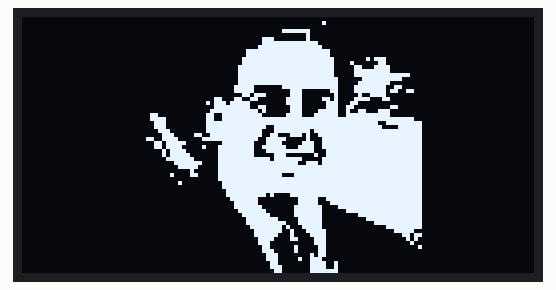
Recording of a sketch running on a simulated ESP32. Shown: 128×64 one-colour display. The display library's start-up logo is not drawn.

Above: at 2.1 s.

The sketch:

L10_01_BitMap.ino
```cpp
/*
 * Project: L10_01_BitMap
 * Description: Make a custom bitmap
 * Author: Brian Rashap
 * Date: 02-MAR-2022
 */
#include <Wire.h>
#include <Adafruit_GFX.h>
#include <Adafruit_SSD1306.h>

const int SCREENWIDTH=128;
const int SCREENHEIGHT=64;
const int OLEDRESET=4;
const int SCREEN_ADDRESS=0x3C;
Adafruit_SSD1306 display(SCREENWIDTH, SCREENHEIGHT, &Wire, OLEDRESET);

/*
 * Generate Bitmap
 * Resize image using: https://www.reduceimages.com/
 * Convert of Arduino bitmap using: https://diyusthad.com/image2cpp
 */

const int imageWidth=72;
const int imageHeight=72;

const unsigned char drbri [] PROGMEM=
{
0x00, 0x00, 0x00, 0x00, 0x00, 0x00, 0x00, 0x00, 0x00, 0x00, 0x00, 0x00, 0x00, 0x00, 0x00, 0x00,
  0x00, 0x00, 0x00, 0x00, 0x00, 0x00, 0x00, 0x00, 0x00, 0x00, 0x00, 0x00, 0x00, 0x00, 0x00, 0x00,
  0x00, 0x80, 0x00, 0x00, 0x00, 0x00, 0x00, 0x00, 0x00, 0x00, 0x00, 0x00, 0x00, 0x00, 0x00, 0x00,
  0x00, 0x00, 0x01, 0x00, 0x00, 0x00, 0x00, 0x00, 0x00, 0x00, 0x00, 0x00, 0x00, 0x00, 0x00, 0x00,
  0x00, 0x00, 0x00, 0x07, 0xf0, 0x00, 0x00, 0x00, 0x00, 0x00, 0x00, 0x00, 0x00, 0x10, 0x00, 0x00,
  0x00, 0x00, 0x00, 0x00, 0x00, 0xe0, 0x10, 0x00, 0x00, 0x00, 0x00, 0x00, 0x00, 0x00, 0xff, 0xfc,
  0x00, 0x00, 0x00, 0x00, 0x00, 0x00, 0x01, 0xff, 0xfe, 0x00, 0x00, 0x00, 0x00, 0x00, 0x00, 0x0f,
  0xff, 0xff, 0x80, 0x00, 0x00, 0x00, 0x00, 0x00, 0x0f, 0xff, 0xff, 0x80, 0x00, 0x00, 0x00, 0x00,
  0x00, 0x1f, 0xff, 0xff, 0xc0, 0x2e, 0x00, 0x00, 0x00, 0x00, 0x1f, 0xff, 0xff, 0xc2, 0x06, 0x00,
  0x00, 0x00, 0x00, 0x3f, 0xff, 0xff, 0xc1, 0x8f, 0x00, 0x00, 0x00, 0x00, 0x3f, 0xff, 0xff, 0xc1,
  0xff, 0x00, 0x00, 0x00, 0x00, 0x3f, 0xff, 0xff, 0xc1, 0xff, 0xf8, 0x00, 0x00, 0x00, 0x3f, 0xff,
  0xff, 0xe0, 0x7f, 0xe0, 0x00, 0x00, 0x00, 0x3f, 0xff, 0xff, 0xe0, 0xff, 0x00, 0x00, 0x00, 0x00,
  0x7c, 0x07, 0xff, 0xe1, 0xfe, 0x60, 0x00, 0x00, 0x00, 0x7c, 0x01, 0xc0, 0x61, 0xfe, 0xcc, 0x00,
  0x00, 0x00, 0x1b, 0x81, 0xc0, 0x20, 0x9e, 0x00, 0x00, 0x00, 0x0c, 0x66, 0x03, 0xc1, 0xa1, 0xe3,
  0x00, 0x00, 0x00, 0x2e, 0xf8, 0x03, 0xc0, 0xe3, 0x00, 0x00, 0x00, 0x00, 0x0f, 0xf9, 0x81, 0xc0,
  0xe6, 0x00, 0xc0, 0x00, 0x00, 0x1f, 0xfe, 0x81, 0xc3, 0xe4, 0xc7, 0x00, 0x0c, 0x00, 0x33, 0xff,
  0x03, 0xc7, 0xe7, 0xff, 0x00, 0x0f, 0x00, 0x33, 0xff, 0xff, 0xff, 0xff, 0xff, 0xfc, 0x07, 0x00,
  0x3f, 0xff, 0xff, 0xff, 0xff, 0xf9, 0xff, 0x07, 0x00, 0x3f, 0xff, 0x9f, 0xff, 0xff, 0xfc, 0x3f,
  0x03, 0x80, 0x3f, 0xff, 0x1f, 0xf7, 0xff, 0xff, 0xff, 0x01, 0xc1, 0x9f, 0xff, 0x31, 0xd3, 0xff,
  0xff, 0xff, 0x19, 0xe0, 0x7f, 0xfe, 0x7c, 0x11, 0xff, 0xff, 0xff, 0x06, 0xf8, 0x03, 0xfc, 0x78,
  0x39, 0xff, 0xff, 0xff, 0x06, 0xf0, 0x47, 0xfc, 0xfc, 0x79, 0xff, 0xff, 0xff, 0x01, 0x78, 0x07,
  0xfc, 0x7f, 0xf8, 0xff, 0xff, 0xff, 0x01, 0x7c, 0x07, 0xfc, 0x1c, 0x04, 0xff, 0xff, 0xff, 0x00,
  0xfe, 0x07, 0xff, 0xdf, 0xc1, 0xff, 0xff, 0xff, 0x00, 0x3f, 0x87, 0xff, 0xff, 0x9d, 0xff, 0xff,
  0xff, 0x00, 0x1f, 0x07, 0xff, 0xff, 0xff, 0xff, 0xff, 0xff, 0x00, 0x02, 0x07, 0xff, 0xff, 0xff,
  0xff, 0xff, 0xff, 0x00, 0x43, 0x07, 0xff, 0xf8, 0xff, 0xff, 0xff, 0xff, 0x00, 0x00, 0x07, 0xff,
  0xff, 0xff, 0xff, 0xff, 0xff, 0x00, 0x10, 0x03, 0xff, 0xff, 0xff, 0xff, 0xff, 0xff, 0x00, 0x00,
  0x03, 0xff, 0xff, 0xff, 0xff, 0xff, 0xff, 0x00, 0x00, 0x01, 0xff, 0xff, 0xff, 0xff, 0xff, 0xff,
  0x00, 0x00, 0x01, 0xff, 0xa1, 0xff, 0xff, 0xff, 0xff, 0x00, 0x00, 0x00, 0xfe, 0x00, 0x7c, 0xff,
  0xff, 0xff, 0x00, 0x00, 0x00, 0x7e, 0x00, 0x7c, 0x7f, 0xff, 0xff, 0x00, 0x00, 0x00, 0x7f, 0x00,
  0xfe, 0x1f, 0xff, 0xff, 0x00, 0x00, 0x00, 0x3f, 0x80, 0xfe, 0x07, 0xff, 0xff, 0x00, 0x00, 0x00,
  0x1f, 0xc0, 0xfe, 0x00, 0xff, 0xff, 0x00, 0x00, 0x00, 0x0f, 0xf0, 0x7e, 0x00, 0x3f, 0xff, 0x00,
  0x00, 0x00, 0x0f, 0xfc, 0x7e, 0x00, 0x0f, 0xff, 0x00, 0x00, 0x00, 0x07, 0xfa, 0x3e, 0x00, 0x01,
  0xff, 0x00, 0x00, 0x00, 0x03, 0xf9, 0x1f, 0x00, 0x00, 0x7c, 0x00, 0x00, 0x00, 0x03, 0xf1, 0x0f,
  0x00, 0x00, 0x1b, 0x00, 0x00, 0x00, 0x01, 0xe1, 0x87, 0x00, 0x00, 0x0a, 0x00, 0x00, 0x00, 0x01,
  0xc0, 0x07, 0x00, 0x00, 0x04, 0x00, 0x00, 0x00, 0x00, 0xc0, 0x83, 0x00, 0x00, 0x01, 0x00, 0x00,
  0x00, 0x00, 0xe0, 0x83, 0x00, 0x00, 0x00, 0x00, 0x00, 0x00, 0x00, 0x70, 0x0b, 0x00, 0x00, 0x00,
  0x00, 0x00, 0x00, 0x00, 0x70, 0x4e, 0x00, 0x00, 0x00, 0x00, 0x00, 0x00, 0x00, 0x30, 0x0f, 0x20,
  0x00, 0x00, 0x00, 0x00, 0x00, 0x00, 0x38, 0x0f, 0x20, 0x00, 0x00, 0x00, 0x00, 0x00, 0x00, 0x18,
  0x0f, 0xe0, 0x00, 0x00, 0x00, 0x00, 0x00, 0x00, 0x18, 0x07, 0xf0, 0x00, 0x00, 0x00, 0x00, 0x00,
  0x00, 0x08, 0x01, 0x90, 0x00, 0x00, 0x00, 0x00, 0x00, 0x00, 0x08, 0x05, 0xc8, 0x00, 0x00, 0x00,
  0x00, 0x00, 0x00, 0x04, 0x37, 0xc8, 0x00, 0x00
};

void setup() {
  Serial.begin(9600);

  // SSD1306_SWITCHCAPVCC = generate display voltage from 3.3V internally
  if(!display.begin(SSD1306_SWITCHCAPVCC, SCREEN_ADDRESS)) {
    Serial.printf("SSD1306 allocation failed\n");
    while(1); // Don't proceed, loop forever
  }

  display.display();
  delay(2000);      // Pause for 2 seconds
  drawbitmap();     // Draw a small bitmap image

}

void loop() {}

void drawbitmap(void) {

int centerV = (display.height()-imageHeight)/2;
int centerH = (display.width()-imageWidth)/2;

  display.clearDisplay();
  display.drawBitmap(centerH,centerV,drbri, imageWidth, imageHeight, 1);
  display.display();
}
```
